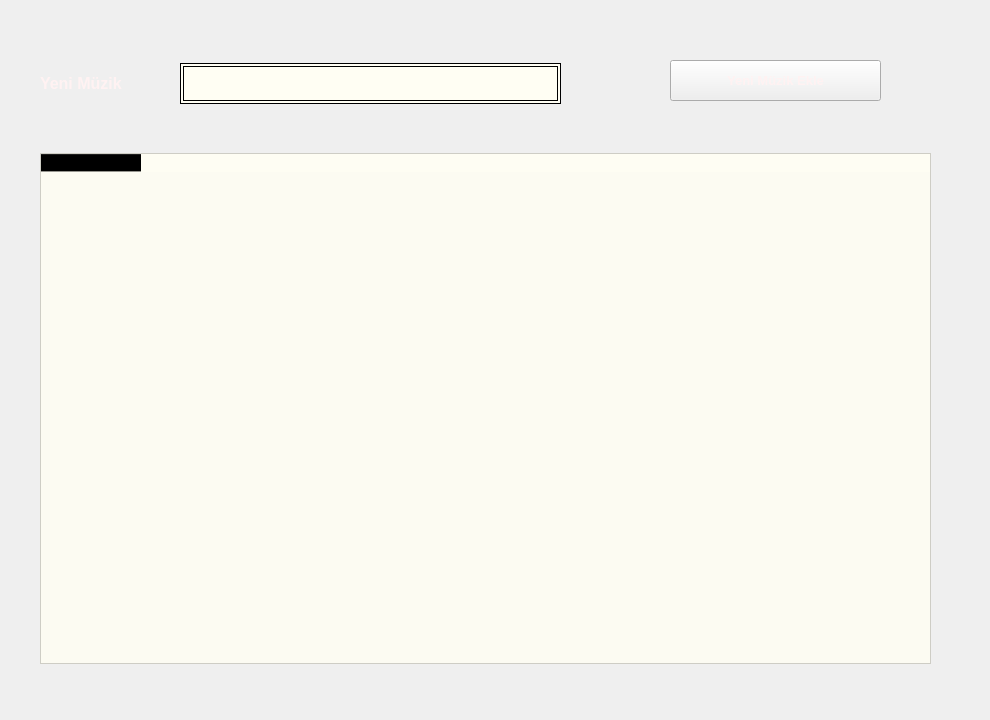
     <widget class="QWidget" name="tab_13">
      <attribute name="title">
       <string>MüzikEkle</string>
      </attribute>
      <widget class="QTableWidget" name="tableWidget_5">
       <property name="geometry">
        <rect>
         <x>40</x>
         <y>153</y>
         <width>891</width>
         <height>511</height>
        </rect>
       </property>
       <property name="styleSheet">
        <string notr="true">background-color: rgba(255, 254, 243, 210);
</string>
       </property>
       <column>
        <property name="text">
         <string>Müzik İsmi</string>
        </property>
       </column>
      </widget>
      <widget class="QPushButton" name="pushButton_27">
       <property name="geometry">
        <rect>
         <x>670</x>
         <y>60</y>
         <width>211</width>
         <height>41</height>
        </rect>
       </property>
       <property name="font">
        <font>
         <pointsize>10</pointsize>
         <weight>75</weight>
         <bold>true</bold>
        </font>
       </property>
       <property name="styleSheet">
        <string notr="true">color: rgb(255, 242, 242);</string>
       </property>
       <property name="text">
        <string>Yeni Müzik Ekle</string>
       </property>
      </widget>
      <widget class="QLineEdit" name="lineEdit_5">
       <property name="geometry">
        <rect>
         <x>180</x>
         <y>63</y>
         <width>381</width>
         <height>41</height>
        </rect>
       </property>
       <property name="styleSheet">
        <string notr="true">	border:4px double #000;
background-color: rgb(255, 254, 243);</string>
       </property>
      </widget>
      <widget class="QLabel" name="label_48">
       <property name="geometry">
        <rect>
         <x>40</x>
         <y>63</y>
         <width>121</width>
         <height>41</height>
        </rect>
       </property>
       <property name="font">
        <font>
         <pointsize>12</pointsize>
         <weight>75</weight>
         <bold>true</bold>
        </font>
       </property>
       <property name="styleSheet">
        <string notr="true">color: rgb(255, 242, 242);</string>
       </property>
       <property name="text">
        <string>Yeni Müzik</string>
       </property>
      </widget>
      <widget class="QLabel" name="label_110">
       <property name="geometry">
        <rect>
         <x>0</x>
         <y>0</y>
         <width>981</width>
         <height>711</height>
        </rect>
       </property>
       <property name="styleSheet">
        <string notr="true">border-image: url(:/img/img42.jpg);</string>
       </property>
       <property name="text">
        <string/>
       </property>
      </widget>
      <zorder>label_110</zorder>
      <zorder>tableWidget_5</zorder>
      <zorder>pushButton_27</zorder>
      <zorder>lineEdit_5</zorder>
      <zorder>label_48</zorder>
     </widget>
